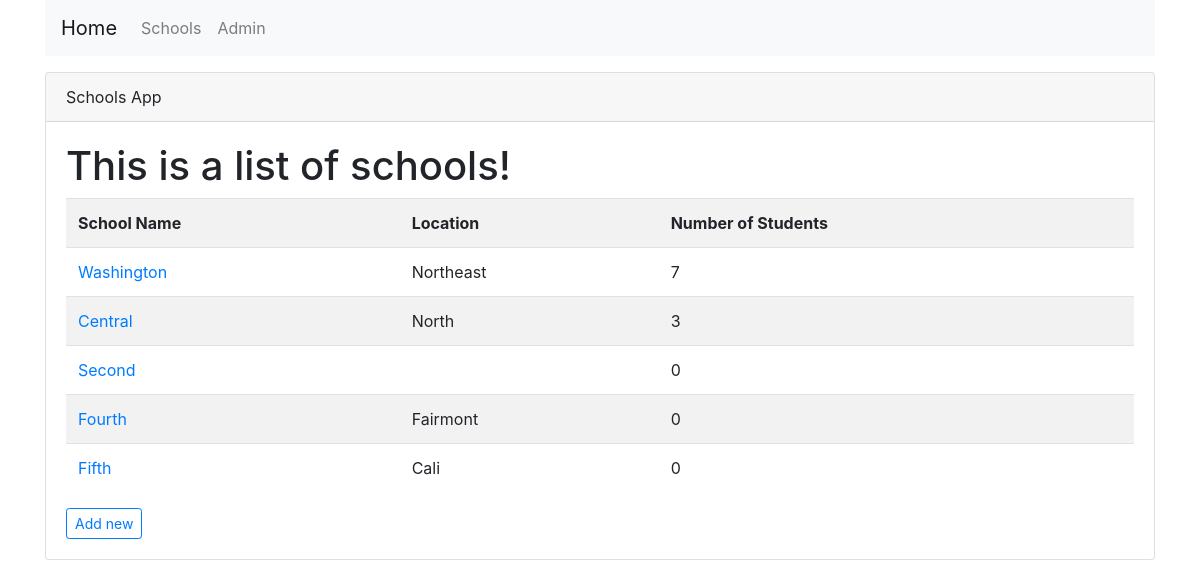
Before: /listing/schools with the older database file.
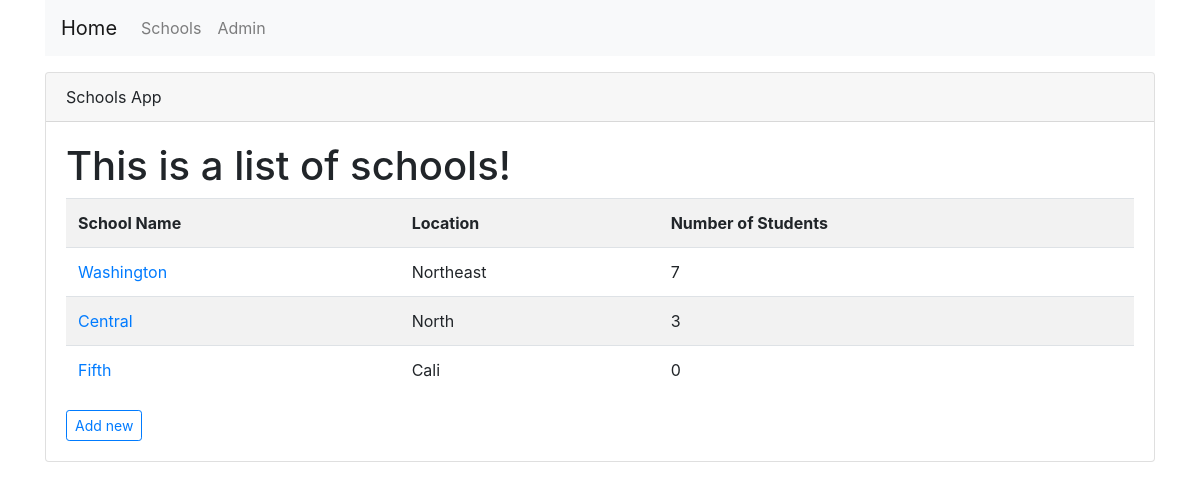
After: the same page with the newer database file.
### listing/models.py (models this page shows, shortened)
class School(models.Model):
    name = models.CharField(max_length=40)
    location = models.CharField(max_length=40)
    students_counter = models.IntegerField(default = 0)

### listing/views.py (the view)
# urls.py: path('schools', SchoolList.as_view(), name = "schools"),
class SchoolList(ListView):
    model = School
    template_name="listing/schools.html"

### listing/templates/listing/schools.html
{% extends "listing/listing_base.html" %}
{% block schools_body %}
<h1>This is a list of schools!</h1>
{% if school_list %}
<table class="table table-striped">
  <th>School Name</th>
  <th>Location</th>
  <th>Number of Students</th>
  {% for school in school_list %}
  <tr>
    <td><a href="schools/{{school.name}}/">{{school.name}}</a></td>
    <td>{{school.location}}</td>
    <td>{{school.students_counter}}</td>
  </tr>
  {% endfor %}
</table>
{% else %}
<p>Nothing is here yet. Press button below to create a new school.</p>
{% endif %}
<a href="{% url "listing:create_school" %}" class="btn btn-sm btn-outline-primary">Add new</a>
{% endblock schools_body %}

Changed rows visible on the page:
removed School: name "Second", students_counter "0"
removed School: name "Fourth", location "Fairmont", students_counter "0"
